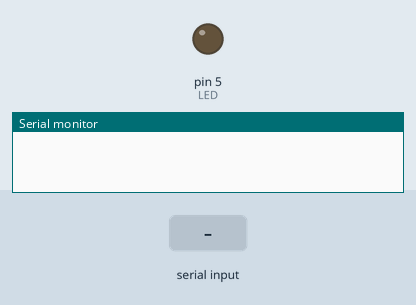
Recording of a sketch running on a simulated Arduino Uno, built with avr-gcc and run on an emulated ATmega328P. Parts: output pins drawn as LEDs (lit = HIGH), the last lines printed to the serial monitor. The test bench sets the inputs (shaded band).

Above: at 1.2 s.
1.3 s: "1" received over the second serial link
At 1.7 s:
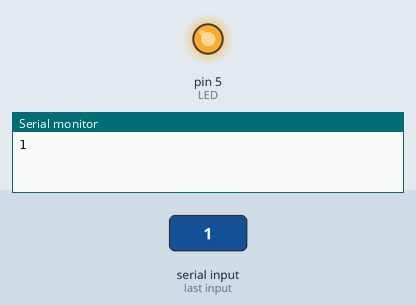
2.8 s: "0" received over the second serial link
At 4.0 s:
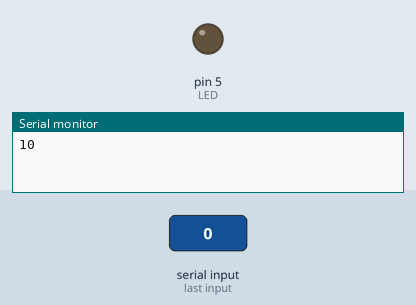
Timing chart, 0 to 5.8 s (numbered marks = the images above; inputs shaded):
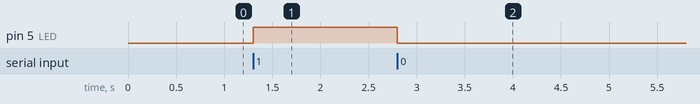

The sketch:

arduino_moduloBluetooth.ino
```cpp
#include <SoftwareSerial.h>

#define RX 8
#define TX 9
#define LED 5

SoftwareSerial bluetooth(RX, TX);

void setup() {
  Serial.begin(9600);
  pinMode(LED, OUTPUT);
  digitalWrite(LED, LOW);
  bluetooth.begin(9600);
}

void verificaBluetooth() {
  if (bluetooth.available()) {
    char dados = bluetooth.read();
    Serial.print(dados);
    if (dados == '0') {
      digitalWrite(LED, LOW);
    }
    else {
      if (dados == '1') {
        digitalWrite(LED, HIGH);
      }
    }
  }
}

void loop () {
  verificaBluetooth();
}
```

Measured:
- after the input at 1.3 s, pin 5 (LED): LOW → HIGH at once
- after the input at 2.8 s, pin 5 (LED): HIGH → LOW at once
